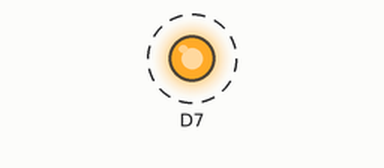
Simulated run of this sketch. Board: ESP8266 (NodeMCU). Shown: output pins drawn as LEDs (lit = HIGH). Dashed ring = blinking.

Above: at 0.1 s.
Timing chart, 0 to 3.0 s (numbered marks = the images above):
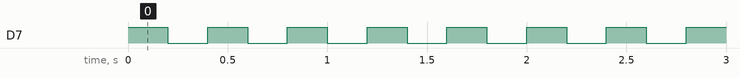

The sketch:

led.ino
```cpp
void setup() {
  pinMode(D7, OUTPUT);
}

void loop() {
  digitalWrite(D7, HIGH);
  delay(200);
  digitalWrite(D7, LOW);
  delay(200);
}
```

Measured:
- by itself, D7: alternates HIGH for 0.20 s and LOW for 0.20 s
